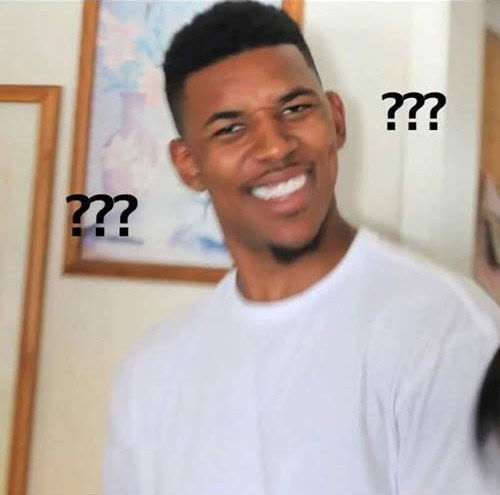
//> input picture Codigos/4-Histograma/Exercícios/meme.jpg, 500 x 495 px, given in place of the camera
$ ./equalize_gray   (built with g++ and OpenCV 4)
//> lines starting //> are read from the running program, lines starting //| are printed output that depends on the picture; after the words box and inside, x2 and y2 are one past the last pixel; in counts of white or black regions, pixels touching at a corner belong together
#include <iostream>
#include <opencv2/opencv.hpp>

using namespace cv;
using namespace std;

int main(int argc, char** argv){
  //Matrizes para armazenar a imagem colorida, imagem emc cinza e imagem em cinza equalizada.
  Mat image, imageCinza, imageCinzaEqualizada;
  int width, height;
  VideoCapture cap;
  Mat histCinza, histEqualizado; //Matrizes onde ficara guardado os histogramas das imagens
  int nbins = 64;
  float range[] = {0, 256};
  const float *histCinzaange = { range };
  bool uniform = true;
  bool acummulate = false;

  cap.open(0);

  if(!cap.isOpened()){
    cout << "cameras indisponiveis";
    return -1;
  }

  //Obtendo a largura e a altura da imagem
  width  = cap.get(CV_CAP_PROP_FRAME_WIDTH);
  height = cap.get(CV_CAP_PROP_FRAME_HEIGHT);

  cout << "largura = " << width << endl;
  cout << "altura  = " << height << endl;

  //Define-se a largura e altura das imagens que serão usadas para desenhar os histogramas
  int histw = nbins, histh = nbins/2;
  Mat histImgCinza(histh, histw, CV_8UC1, Scalar(0));
  Mat histImgCinzaEqualizado(histh, histw, CV_8UC1, Scalar(0));


  while(1){
    cap >> image;
//> image is the input picture: 495 rows x 500 cols, CV_8UC3; mean B, G, R 166.5, 173.1, 186.8

    // Convertendo a imagem para tons de cinza
    cvtColor(image,imageCinza,CV_BGR2GRAY);
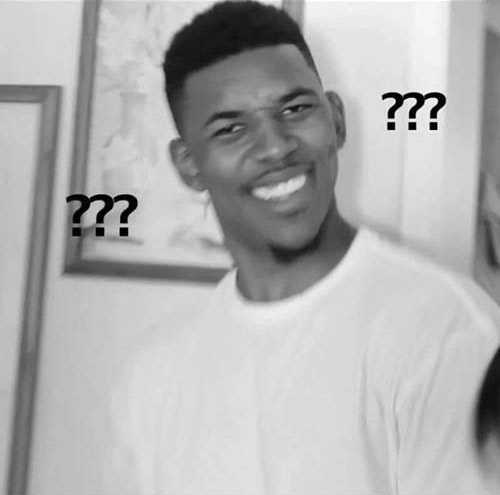
//> imageCinza: 495 rows x 500 cols, CV_8UC1; min 0, max 255, mean 176.4

    // Equalizando imagem com tons de cinza
    equalizeHist(imageCinza, imageCinzaEqualizada);
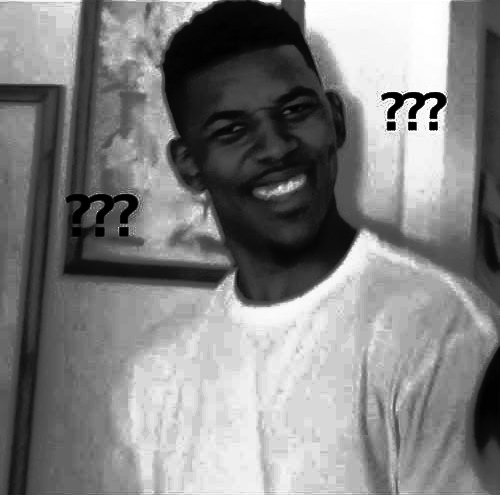
//> imageCinzaEqualizada: 495 rows x 500 cols, CV_8UC1; min 0, max 255, mean 128.9

    //Calculando os histogramas da imagem cinza e da imagem cinza já equalizada
    calcHist(&imageCinza, 1, 0, Mat(), histCinza, 1,
             &nbins, &histCinzaange,
             uniform, acummulate);
//> histCinza = 64 values, max 30757 at index 54, min 144 at index 62, mean 3867.2
    calcHist(&imageCinzaEqualizada, 1, 0, Mat(), histEqualizado, 1,
             &nbins, &histCinzaange,
             uniform, acummulate);
//> histEqualizado = 64 values, max 11659 at index 54, min 0 at index 41, mean 3867.2


    //Normalizando as imagens
    normalize(histCinza, histCinza, 0, histImgCinza.rows, NORM_MINMAX, -1, Mat());
//> histCinza = 64 values, max 32 at index 54, min 0 at index 62, mean 3.89
    normalize(histEqualizado, histEqualizado, 0, histImgCinzaEqualizado.rows, NORM_MINMAX, -1, Mat());
//> histEqualizado = 64 values, max 32 at index 54, min 0 at index 41, mean 10.61


    histImgCinza.setTo(Scalar(0));
    histImgCinzaEqualizado.setTo(Scalar(0));


    for(int i=0; i<nbins; i++){
      line(histImgCinza,
           Point(i, histh),
           Point(i, histh-cvRound(histCinza.at<float>(i))),
           Scalar(255, 255, 255), 1, 8, 0);
      line(histImgCinzaEqualizado,
           Point(i, histh),
           Point(i, histh-cvRound(histEqualizado.at<float>(i))),
           Scalar(255, 255, 255), 1, 8, 0);

    }
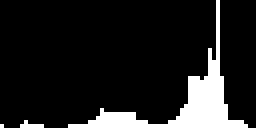
//> histImgCinza: 32 rows x 64 cols, CV_8UC1 (shown 4 times larger); 12.1% white; 3 white regions (2 under 20 px), largest, box (x1, y1, x2, y2) and area: (17, 0, 62, 32) 239
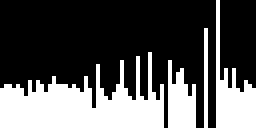
//> histImgCinzaEqualizado: 32 rows x 64 cols, CV_8UC1 (shown 4 times larger); 33.2% white; 4 white regions, box (x1, y1, x2, y2) and area: (0, 13, 41, 32) 431, (54, 0, 64, 32) 136, (42, 15, 49, 32) 87, (51, 7, 52, 32) 25

    histImgCinza.copyTo(imageCinza(Rect(0, 0, nbins, histh)));
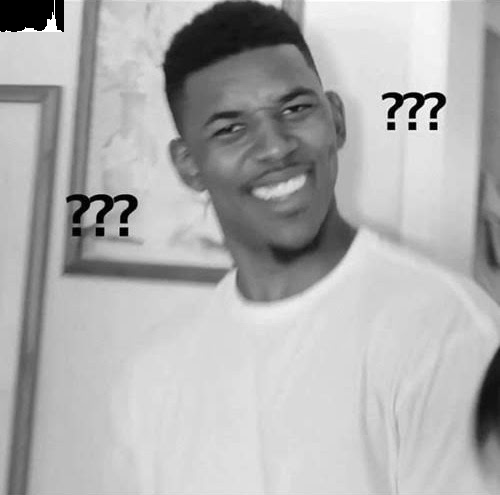
//> imageCinza: 495 rows x 500 cols, CV_8UC1; 0.83% of pixels changed, all inside (x1, y1, x2, y2) = (0, 0, 64, 32)
    histImgCinzaEqualizado.copyTo(imageCinzaEqualizada(Rect(0, 0   ,nbins, histh)));
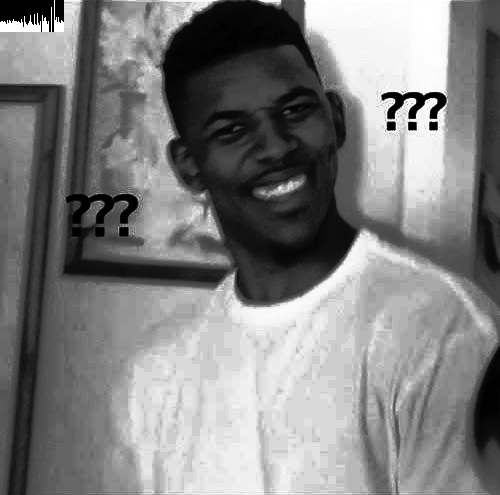
//> imageCinzaEqualizada: 495 rows x 500 cols, CV_8UC1; 0.83% of pixels changed, all inside (x1, y1, x2, y2) = (0, 0, 64, 32)

    //Mostrando as imagens
    imshow("Imagem em Cinza", imageCinza);
    imshow("Imagem em Cinza Equalizada", imageCinzaEqualizada);
    if(waitKey(30) >= 0) break;
//> the Esc key is pressed

  }

  return 0;
}
